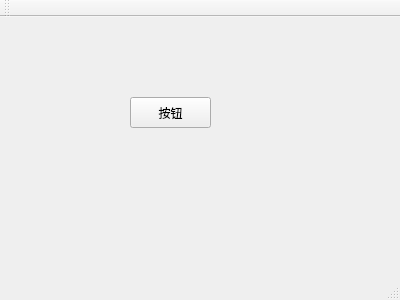
<?xml version="1.0" encoding="UTF-8"?>
<ui version="4.0">
 <class>MainWindow</class>
 <widget class="QMainWindow" name="MainWindow">
  <property name="geometry">
   <rect>
    <x>0</x>
    <y>0</y>
    <width>400</width>
    <height>300</height>
   </rect>
  </property>
  <property name="windowTitle">
   <string>MainWindow</string>
  </property>
  <widget class="QWidget" name="centralWidget">
   <widget class="QPushButton" name="pushButton">
    <property name="geometry">
     <rect>
      <x>130</x>
      <y>80</y>
      <width>81</width>
      <height>31</height>
     </rect>
    </property>
    <property name="text">
     <string>按钮</string>
    </property>
   </widget>
  </widget>
  <widget class="QMenuBar" name="menuBar">
   <property name="geometry">
    <rect>
     <x>0</x>
     <y>0</y>
     <width>400</width>
     <height>17</height>
    </rect>
   </property>
  </widget>
  <widget class="QToolBar" name="mainToolBar">
   <attribute name="toolBarArea">
    <enum>TopToolBarArea</enum>
   </attribute>
   <attribute name="toolBarBreak">
    <bool>false</bool>
   </attribute>
  </widget>
  <widget class="QStatusBar" name="statusBar"/>
 </widget>
 <layoutdefault spacing="6" margin="11"/>
 <resources/>
 <connections/>
</ui>
